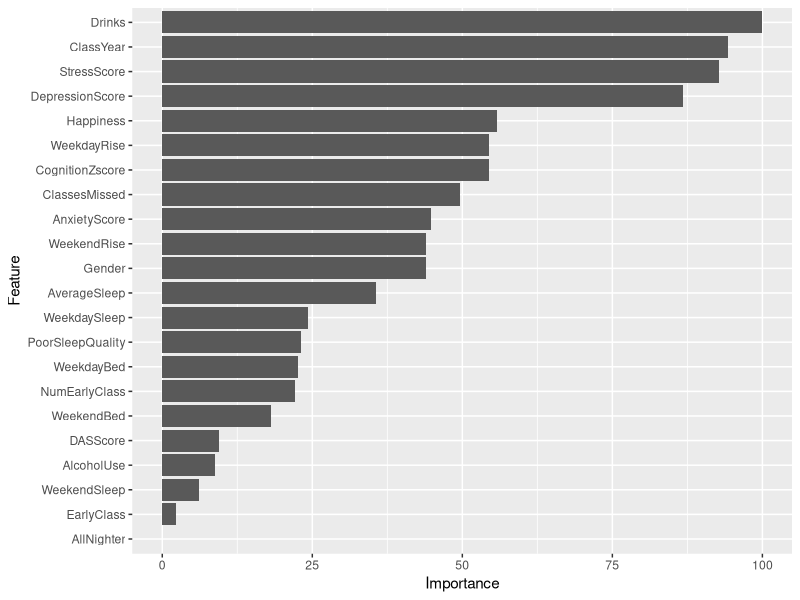
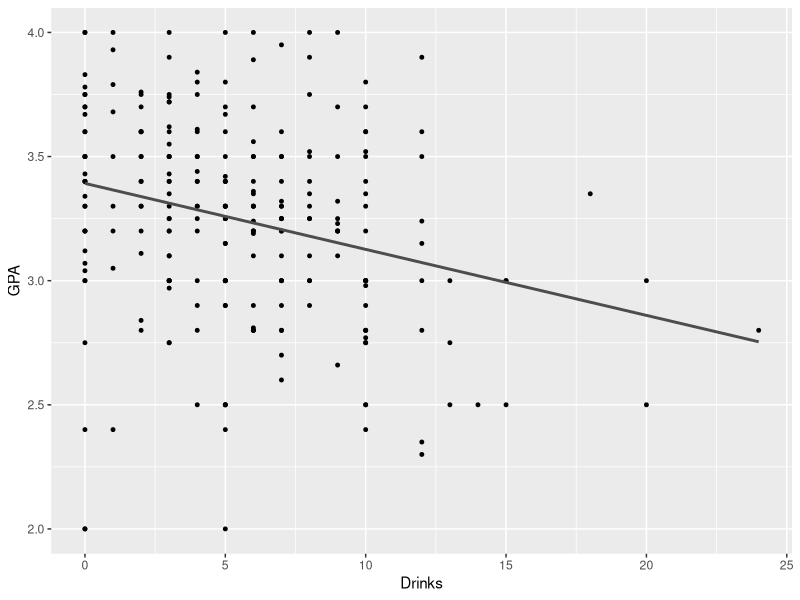
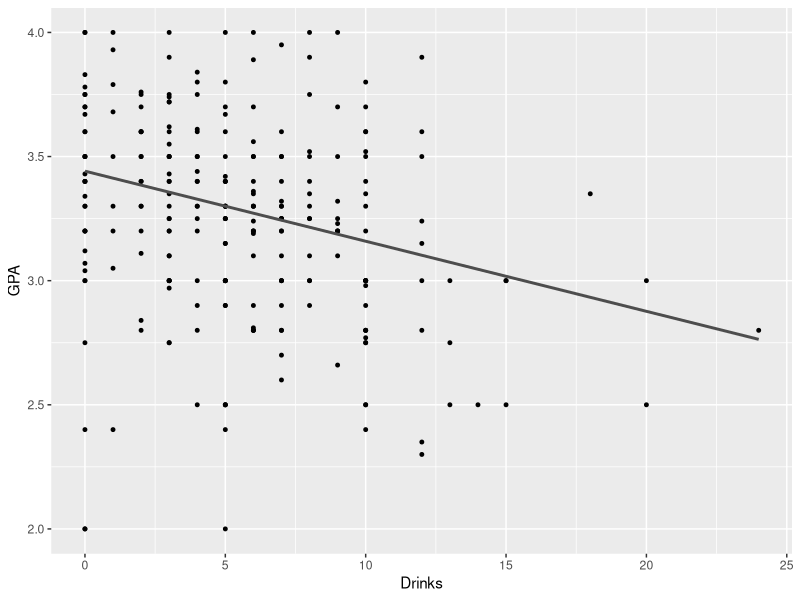

Generate these figures, in order, with R: (Note: this script raises an error after producing the figures.)
if(!require(mlbench)){install.packages("mlbench"); require(mlbench)} # common datasets to use
if(!require(tidyverse)){install.packages("tidyverse"); library(tidyverse)} 
if(!require(modelr)){install.packages("modelr"); library(modelr)} 

# some dependencies for caret that aren't automatically installed
if(!require(ModelMetrics)){install.packages("ModelMetrics"); require(ModelMetrics)}
if(!require(recipes)){install.packages("recipes"); require(recipes)}
if(!require(DEoptimR)){install.packages("DEoptimR"); require(DEoptimR)}

if(!require(caret)){install.packages("caret"); require(caret)} # ML package WITHOUT its dependencies. Should not take as long
if(!require(dplyr)){install.packages("dplyr"); require(dplyr)}
if(!require(broom)){install.packages("broom"); require(broom)}
set.seed(370)

if(!require(caret)){install.packages("caret", dependencies = c("Depends", "Suggests")); require(caret)}



# load data
sleep_data <- read.csv("./Sleep Drinking - Sheet1.csv")

sleep_data <- sleep_data %>% dplyr::select(-LarkOwl, -DepressionStatus, -AnxietyStatus, -Stress)

# Scatter plot

p <- ggplot(sleep_data, aes(x = Drinks, y = GPA))  +
  geom_point()


# Feature selection
control <- trainControl(method="repeatedcv", number = 10, repeats = 3)

model <- train(GPA ~., data=sleep_data, method = "knn", trControl = control)

importance <- varImp(model)

ggplot(importance)

linear_model <- lm (GPA ~ Drinks, data = sleep_data)

parameters <- tidy(linear_model)$estimate

sleep_data_small <- sleep_data %>%
  #mutate(GPA_negation = 4.0 - sleep_data$GPA) %>%
  dplyr::select(Drinks, GPA) %>%
  mutate(linear_model_prediction = parameters[1] + parameters[2] * sleep_data$Drinks)

#head(sleep_data)

ggplot(sleep_data_small , aes(Drinks)) +
  geom_point(aes(y= GPA), size = 1) +
  geom_line(aes(y= linear_model_prediction), size = 1, colour = "grey30")

model_linear_function <- function(a, data) {
  a[1] + data$Drinks * a[2]
}

model_function = model_linear_function
measure_distance <- function(mod_params, data) {
  diff <- data$GPA - model_function(mod_params, data)
  sqrt(mean(diff ^ 2))
}



# Here's a line fit with the objective function that lm uses - squares of the residuals
best <- optim(c(3.4, 0), measure_distance, data = sleep_data_small)


# values for the coefficients
parameters
best$par

measure_distance_mad <- function(mod_params, data) {
  diff <- data$GPA - model_function(mod_params, data)
  mean(abs(diff))
}

# make use of a different distance function here (such as mean absolute)
mad_fit <- optim(c(3.4, 0), measure_distance_mad, data = sleep_data_small)
mad_fit$par

sleep_data_small <- sleep_data_small %>%
  mutate(lm_mad = mad_fit$par[1] + mad_fit$par[2] * sleep_data$Drinks)

ggplot(sleep_data_small , aes(Drinks)) +
  geom_point(aes(y= GPA), size = 1) +
  geom_line(aes(y= lm_mad), size = 1, colour = "grey30")


sleep_data_small <- sleep_data_small %>% 
  mutate(
    residuals_mad = GPA - lm_mad,
    residuals = GPA - linear_model_prediction
  )


# plot the residuals to compare them
ggplot(sleep_data_small, aes(ClassesMissed)) +
  geom_point(aes(y=residuals)) + 
  geom_point(aes(y=residuals_mad), color = "red") +
  geom_abline(intercept=0, slope = 0)

summary(linear_model)
cor(sleep_data$ClassesMissed, sleep_data$GPA)
cor(sleep_data$Drinks, sleep_data$GPA)
cor(sleep_data$ClassesMissed, sleep_data$Drinks)




#CLass_skipped analysis

linear_model <- lm (GPA ~ ClassesMissed, data = sleep_data)

parameters <- tidy(linear_model)$estimate

sleep_data_small <- sleep_data %>%
  #mutate(GPA_negation = 4.0 - sleep_data$GPA) %>%
  dplyr::select(ClassesMissed, GPA) %>%
  mutate(linear_model_prediction = parameters[1] + parameters[2] * sleep_data$ClassesMissed)

#head(sleep_data)

ggplot(sleep_data_small , aes(ClassesMissed)) +
  geom_point(aes(y= GPA), size = 1) +
  geom_line(aes(y= linear_model_prediction), size = 1, colour = "grey30")

model_linear_function <- function(a, data) {
  a[1] + data$ClassesMissed * a[2]
}

model_function = model_linear_function
measure_distance <- function(mod_params, data) {
  diff <- data$GPA - model_function(mod_params, data)
  sqrt(mean(diff ^ 2))
}

# Here's a line fit with the objective function that lm uses - squares of the residuals
best <- optim(c(3.4, 0), measure_distance, data = sleep_data_small)


# values for the coefficients
parameters
best$par

measure_distance_mad <- function(mod_params, data) {
  diff <- data$GPA - model_function(mod_params, data)
  mean(abs(diff))
}

# make use of a different distance function here (such as mean absolute)
mad_fit <- optim(c(3.4, 0), measure_distance_mad, data = sleep_data_small)
mad_fit$par

sleep_data_small <- sleep_data_small %>%
  mutate(lm_mad = mad_fit$par[1] + mad_fit$par[2] * sleep_data$ClassesMissed)

sleep_data_small <- sleep_data_small %>% 
  mutate(
    residuals_mad = GPA - lm_mad,
    residuals = GPA - linear_model_prediction
  )


# plot the residuals to compare them
ggplot(sleep_data_small, aes(ClassesMissed)) +
  geom_point(aes(y=residuals)) + 
  geom_point(aes(y=residuals_mad), color = "red") +
  geom_abline(intercept=0, slope = 0)

summary(linear_model)
